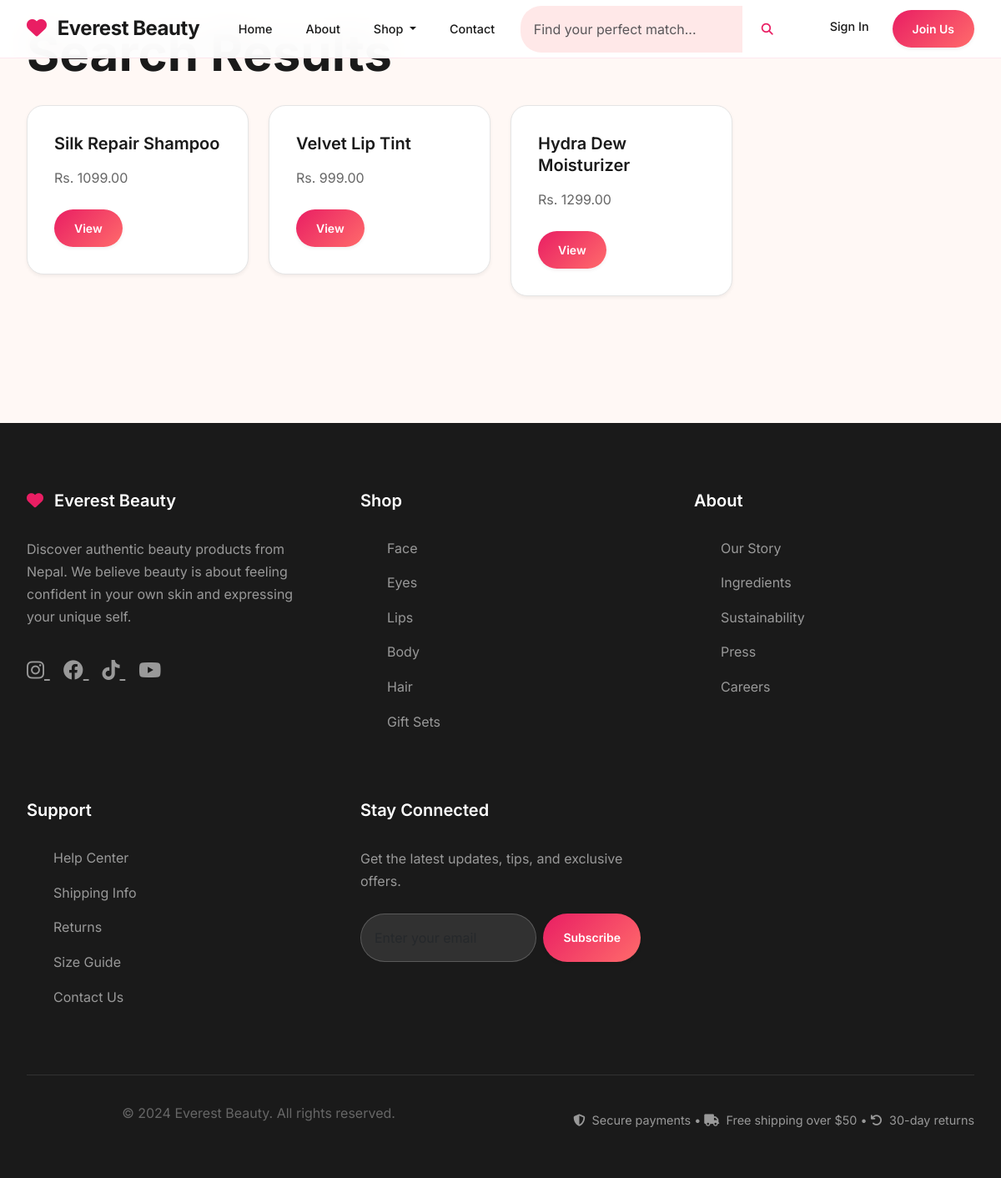
The app's page /search/ with its own data.
### products/models.py (models this page shows, shortened)
class Product(models.Model):
    PRODUCT_TYPE_CHOICES = [
        ('skincare', 'Skincare'),
        ('makeup', 'Makeup'),
        ('haircare', 'Haircare'),
        ('fragrance', 'Fragrance'),
        ('tools', 'Tools & Brushes'),
        ('bath', 'Bath & Body'),
    ]
    name = models.CharField(max_length=200)
    slug = models.SlugField(max_length=200, unique=True)
    sku = models.CharField(max_length=100, unique=True, validators=[
        RegexValidator(regex=r'^[A-Z0-9-]+$', message='SKU must contain only uppercase letters, numbers, and hyphens')
    ])
    brand = models.ForeignKey(Brand, on_delete=models.CASCADE, related_name='products')
    category = models.ForeignKey(Category, on_delete=models.CASCADE, related_name='products')
    product_type = models.CharField(max_length=20, choices=PRODUCT_TYPE_CHOICES)
    description = models.TextField()
    short_description = models.CharField(max_length=300, blank=True)
    ingredients = models.TextField(blank=True)
    how_to_use = models.TextField(blank=True)
    price = models.DecimalField(max_digits=10, decimal_places=2, validators=[MinValueValidator(Decimal('0.00'))])
    sale_price = models.DecimalField(max_digits=10, decimal_places=2, blank=True, null=True, validators=[MinValueValidator(Decimal('0.00'))])
    weight = models.DecimalField(max_digits=8, decimal_places=2, blank=True, null=True)
    weight_unit = models.CharField(max_length=10, default='g', choices=[
        ('g', 'Grams'),
        ('ml', 'Milliliters'),
        ('oz', 'Ounces'),
    ])
    is_featured = models.BooleanField(default=False)
    is_bestseller = models.BooleanField(default=False)
    is_new_arrival = models.BooleanField(default=False)
    is_organic = models.BooleanField(default=False)
    is_cruelty_free = models.BooleanField(default=False)
    is_vegan = models.BooleanField(default=False)
    meta_title = models.CharField(max_length=60, blank=True)
    meta_description = models.CharField(max_length=160, blank=True)
    is_active = models.BooleanField(default=True)
    created_at = models.DateTimeField(auto_now_add=True)
    updated_at = models.DateTimeField(auto_now=True)
    class Meta:
        verbose_name = 'Product'
        verbose_name_plural = 'Products'
        ordering = ['-created_at']
    @property
    def current_price(self):
        return self.sale_price if self.sale_price else self.price

### dashboard/views.py (the view, shortened to what this page needs)
# urls.py: path('search/', views.search_products, name='search_products'),
def search_products(request):
    query = request.GET.get('q', '')
    category = request.GET.get('category', '')
    brand = request.GET.get('brand', '')
    price_min = request.GET.get('price_min', '')
    price_max = request.GET.get('price_max', '')
    products = Product.objects.filter(is_active=True).select_related('brand', 'category')
    if category:
        products = products.filter(category__slug=category)
    if brand:
        products = products.filter(brand__slug=brand)
    if price_min:
        products = products.filter(price__gte=price_min)
    if price_max:
        products = products.filter(price__lte=price_max)
    categories = Category.objects.filter(is_active=True)
    brands = Brand.objects.filter(is_active=True)
    context = {
        'products': products,
        'query': query,
        'categories': categories,
        'brands': brands,
        'selected_category': category,
        'selected_brand': brand,
        'price_min': price_min,
        'price_max': price_max,
    }
    return render(request, 'dashboard/search_results.html', context)

### dashboard/context_processors.py (called while the page is built)
def cart_and_wishlist_counts(request):
    cart_count = 0
    wishlist_count = 0
    if request.user.is_authenticated:
        wishlist_count = Wishlist.objects.filter(user=request.user).count()
        cart = Cart.objects.filter(user=request.user).first()
    else:
        if not request.session.session_key:
            request.session.create()
        cart = Cart.objects.filter(session_key=request.session.session_key).first()
    if cart:
        cart_count = cart.total_items
    return {
        'navbar_cart_count': cart_count,
        'navbar_wishlist_count': wishlist_count,
    }

### dashboard/models.py (called while the page is built)
    @property
    def total_items(self):
        return sum(item.quantity for item in self.items.all())

### templates/dashboard/search_results.html (shortened to what this page needs)
{% extends 'base.html' %}
{% load static %}
{% block content %}
<div class="container mt-4">
    <h1 class="mb-4">Search Results{% if query %} for "{{ query }}"{% endif %}</h1>
    {% if products %}
        <div class="row">
            {% for product in products %}
            <div class="col-md-3 mb-4">
                <div class="card">
                    <div class="card-body">
                        <h5 class="card-title">{{ product.name }}</h5>
                        <p class="card-text">Rs. {{ product.current_price }}</p>
                        <a href="{% url 'products:product_detail' product.slug %}" class="btn btn-primary btn-sm">View</a>
                    </div>
                </div>
            </div>
            {% endfor %}
        </div>
    {% else %}
        <div class="text-center py-5">
            <i class="fas fa-search fa-4x text-muted mb-3"></i>
            <h3>No Products Found</h3>
            <p class="text-muted">Try adjusting your search criteria.</p>
        </div>
    {% endif %}
</div>
{% endblock %}

### static/css/rare-beauty-style.css (style rules this page uses)
:root { --rare-pink: #E91E63; --rare-coral: #FF6B6B; --rare-peach: #FFB3B3; --rare-cream: #FFF8F5; --rare-beige: #F5F1ED; --rare-soft-pink: #FFE8E8; --white: #FFFFFF; --off-white: #FEFEFE; --warm-white: #FFF8F5; --light-gray: #F8F8F8; --medium-gray: #E5E5E5; --dark-gray: #333333; --text-dark: #1A1A1A; --text-primary: #1A1A1A; --text-secondary: #666666; --text-light: #999999; --text-white: #FFFFFF; --radius-sm: 8px; --radius: 12px; --radius-lg: 20px; --radius-full: 50px; --shadow-sm: 0 2px 4px rgba(0, 0, 0, 0.06); --shadow: 0 4px 8px rgba(0, 0, 0, 0.08); --shadow-lg: 0 8px 16px rgba(0, 0, 0, 0.1); --shadow-xl: 0 16px 32px rgba(0, 0, 0, 0.12); --transition: all 0.3s cubic-bezier(0.4, 0, 0.2, 1); --transition-fast: all 0.15s ease; --gradient-primary: linear-gradient(135deg, var(--rare-pink) 0%, var(--rare-coral) 100%); --gradient-soft: linear-gradient(135deg, var(--rare-soft-pink) 0%, var(--rare-cream) 100%); --gradient-neutral: linear-gradient(135deg, var(--rare-cream) 0%, var(--rare-beige) 100%); }
* { margin: 0; padding: 0; box-sizing: border-box; }
body { font-family: 'Inter', -apple-system, BlinkMacSystemFont, 'Segoe UI', Roboto, sans-serif; line-height: 1.6; color: var(--text-primary); background: var(--rare-cream); font-size: 16px; font-weight: 400; -webkit-font-smoothing: antialiased; -moz-osx-font-smoothing: grayscale; }
h1, h2, h3, h4, h5, h6 { font-family: 'Inter', sans-serif; font-weight: 600; line-height: 1.3; color: var(--text-primary); margin-bottom: 1rem; }
h1 { font-size: clamp(2.5rem, 5vw, 4rem); font-weight: 700; }
p { color: var(--text-secondary); line-height: 1.7; margin-bottom: 1rem; }
.btn { padding: 0.625rem 1.5rem; border-radius: var(--radius-full); font-weight: 600; font-size: 0.875rem; border: none; cursor: pointer; transition: var(--transition); display: inline-flex; align-items: center; justify-content: center; gap: 0.5rem; text-decoration: none; min-height: 40px; text-transform: none; }
.btn-primary { background: var(--gradient-primary); color: var(--white) !important; box-shadow: var(--shadow-sm); }
.btn-sm { padding: 0.75rem 1.5rem; font-size: 0.875rem; }
.card { background: var(--white); border: 1px solid var(--medium-gray); border-radius: var(--radius-lg); overflow: hidden; transition: var(--transition); box-shadow: var(--shadow-sm); }
.card-body { padding: 2rem; }
.card-title { font-size: 1.25rem; font-weight: 600; color: var(--text-primary); margin-bottom: 1rem; }
.card-text { color: var(--text-secondary); line-height: 1.6; margin-bottom: 1.5rem; }
.container { max-width: 1200px; margin: 0 auto; padding: 0 2rem; }

### records on screen
Product: name "Silk Repair Shampoo", current_price "1099.00"
Product: name "Velvet Lip Tint", current_price "999.00"
Product: name "Hydra Dew Moisturizer", current_price "1299.00"
